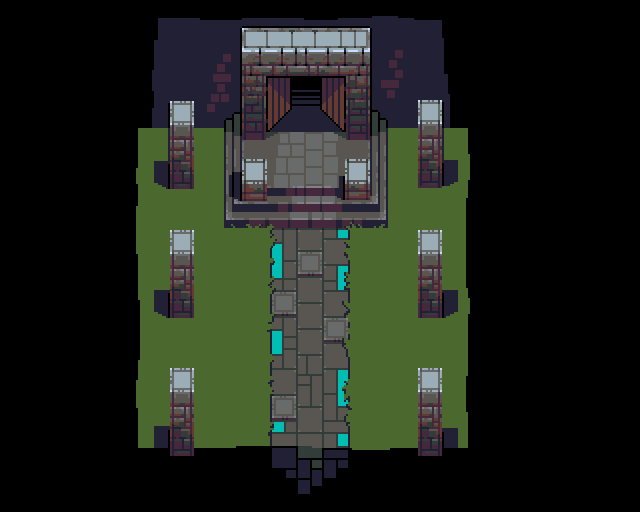

A level layout from a 2D game, rendered from its tile map. Below: a short description, then the map file with its tile-grid data intact:
An orthogonal 20x16 tile map with 32x32 px tiles, 1 tile layer (walls), 1 image layer and 35 objects (30x guff, 2x connection, light, actor, scene).

<map version="1.0" tiledversion="1.1.5" orientation="orthogonal" renderorder="right-down" width="20" height="16" tilewidth="32" tileheight="32" infinite="0" nextobjectid="55">
 <properties>
  <property name="isWind" value="true" />
  <property name="number" value="1" />
 </properties>
 <tileset firstgid="1" source="tower-tileset.tsx" />
 <layer name="walls" width="20" height="16">
  <data encoding="csv">
0,0,0,0,0,0,0,0,0,0,0,0,0,0,0,0,0,0,0,0,
0,0,0,0,0,0,0,0,0,0,0,0,0,0,0,0,0,0,0,0,
0,0,0,0,0,0,0,0,34,34,34,34,0,0,0,0,0,0,0,0,
0,0,0,34,34,34,34,34,34,34,34,34,34,34,34,34,0,0,0,0,
0,0,0,34,0,34,0,34,0,0,0,34,0,34,0,34,0,0,0,0,
0,0,0,34,0,34,0,34,0,0,0,34,0,34,0,34,0,0,0,0,
0,0,0,34,0,0,0,34,0,0,0,34,0,0,0,34,0,0,0,0,
0,0,0,34,0,34,0,0,0,0,0,0,0,34,0,34,0,0,0,0,
0,0,0,34,0,34,0,0,0,0,0,0,0,34,0,34,0,0,0,0,
0,0,0,34,0,34,0,0,0,0,0,0,0,34,0,34,0,0,0,0,
0,0,0,34,0,0,0,0,0,0,0,0,0,0,0,34,0,0,0,0,
0,0,0,34,0,34,0,0,0,0,0,0,0,34,0,34,0,0,0,0,
0,0,0,34,0,34,0,0,0,0,0,0,0,34,0,34,0,0,0,0,
0,0,0,34,0,34,0,0,0,0,0,0,0,34,0,34,0,0,0,0,
0,0,0,34,34,34,34,34,34,0,34,34,34,34,34,34,0,0,0,0,
0,0,0,0,0,0,0,0,34,34,34,0,0,0,0,0,0,0,0,0
</data>
 </layer>
 <imagelayer name="background">
  <image source="../entrance-concept.png" width="600" height="512" />
 </imagelayer>
 <objectgroup name="objects">
  <object id="2" name="200" type="connection" x="288" y="128" width="32" height="32">
   <properties>
    <property name="dir" value="down" />
    <property name="to" value="202" />
   </properties>
  </object>
  <object id="3" name="61" type="connection" x="288" y="448" width="32" height="32">
   <properties>
    <property name="dir" value="up" />
    <property name="to" value="00" />
   </properties>
  </object>
  <object id="9" type="light" x="96" y="0" width="448" height="512">
   <properties>
    <property name="a" value="1" />
    <property name="b" value="1" />
    <property name="g" value="1" />
    <property name="r" value="1" />
   </properties>
  </object>
  <object id="19" type="guff" x="192" y="192" width="32" height="32">
   <properties>
    <property name="image" value="entity/grass-1.png" />
   </properties>
  </object>
  <object id="21" type="guff" x="242" y="388" width="32" height="32">
   <properties>
    <property name="image" value="entity/grass-1.png" />
   </properties>
  </object>
  <object id="22" type="guff" x="384" y="224" width="32" height="32">
   <properties>
    <property name="image" value="entity/grass-2.png" />
   </properties>
  </object>
  <object id="23" type="guff" x="224" y="288" width="32" height="32">
   <properties>
    <property name="image" value="entity/grass-3.png" />
   </properties>
  </object>
  <object id="24" type="guff" x="160" y="320" width="32" height="32">
   <properties>
    <property name="image" value="entity/grass-2.png" />
   </properties>
  </object>
  <object id="25" type="guff" x="384" y="384" width="32" height="32">
   <properties>
    <property name="image" value="entity/grass-2.png" />
   </properties>
  </object>
  <object id="26" type="guff" x="448" y="320" width="32" height="32">
   <properties>
    <property name="image" value="entity/grass-2.png" />
   </properties>
  </object>
  <object id="27" type="guff" x="416" y="192" width="32" height="32">
   <properties>
    <property name="image" value="entity/grass-3.png" />
   </properties>
  </object>
  <object id="28" type="guff" x="352" y="416" width="32" height="32">
   <properties>
    <property name="image" value="entity/grass-3.png" />
   </properties>
  </object>
  <object id="29" type="guff" x="160" y="192" width="32" height="32">
   <properties>
    <property name="image" value="entity/grass-3.png" />
   </properties>
  </object>
  <object id="30" type="guff" x="352" y="256" width="32" height="32">
   <properties>
    <property name="image" value="entity/grass-4.png" />
   </properties>
  </object>
  <object id="31" type="guff" x="192" y="352" width="32" height="32">
   <properties>
    <property name="image" value="entity/grass-4.png" />
   </properties>
  </object>
  <object id="32" type="guff" x="192" y="256" width="32" height="32">
   <properties>
    <property name="image" value="entity/grass-4.png" />
   </properties>
  </object>
  <object id="33" type="guff" x="192" y="128" width="32" height="32">
   <properties>
    <property name="image" value="entity/grass-4.png" />
   </properties>
  </object>
  <object id="34" type="guff" x="384" y="160" width="32" height="32">
   <properties>
    <property name="image" value="entity/grass-4.png" />
   </properties>
  </object>
  <object id="35" type="guff" x="224" y="320" width="32" height="32">
   <properties>
    <property name="image" value="entity/dust-air.png" />
   </properties>
  </object>
  <object id="36" type="guff" x="352" y="224" width="32" height="32">
   <properties>
    <property name="image" value="entity/dust-air.png" />
   </properties>
  </object>
  <object id="37" type="guff" x="256" y="128" width="32" height="32">
   <properties>
    <property name="image" value="entity/dust-air.png" />
   </properties>
  </object>
  <object id="38" type="guff" x="352" y="192" width="32" height="32">
   <properties>
    <property name="image" value="entity/dust-air.png" />
   </properties>
  </object>
  <object id="40" type="guff" x="320" y="128" width="32" height="32">
   <properties>
    <property name="image" value="entity/dust-air-2.png" />
   </properties>
  </object>
  <object id="41" type="guff" x="256" y="192" width="32" height="32">
   <properties>
    <property name="image" value="entity/dust-air-2.png" />
   </properties>
  </object>
  <object id="42" type="guff" x="320" y="256" width="32" height="32">
   <properties>
    <property name="image" value="entity/dust-air-2.png" />
   </properties>
  </object>
  <object id="43" type="guff" x="256" y="320" width="32" height="32">
   <properties>
    <property name="image" value="entity/dust-air-2.png" />
   </properties>
  </object>
  <object id="44" type="guff" x="320" y="384" width="32" height="32">
   <properties>
    <property name="image" value="entity/dust-air-2.png" />
   </properties>
  </object>
  <object id="45" type="guff" x="384" y="320" width="32" height="32">
   <properties>
    <property name="image" value="entity/dust-air-2.png" />
   </properties>
  </object>
  <object id="46" type="guff" x="288" y="160" width="32" height="32">
   <properties>
    <property name="image" value="entity/dust-air-2.png" />
   </properties>
  </object>
  <object id="47" type="guff" x="195" y="285" width="32" height="32">
   <properties>
    <property name="image" value="entity/dust-air-2.png" />
   </properties>
  </object>
  <object id="48" type="guff" x="128" y="224" width="32" height="32">
   <properties>
    <property name="image" value="entity/dust-air-2.png" />
   </properties>
  </object>
  <object id="49" type="guff" x="128" y="384" width="32" height="32">
   <properties>
    <property name="image" value="entity/dust-air.png" />
   </properties>
  </object>
  <object id="50" type="guff" x="352" y="128" width="32" height="32">
   <properties>
    <property name="image" value="entity/dust-air-2.png" />
   </properties>
  </object>
  <object id="51" name="ant" type="actor" x="304" y="160" width="32" height="32">
   <properties>
    <property name="isHide" value="false" />
   </properties>
  </object>
  <object id="53" name="25" type="scene" x="256" y="128" width="96" height="96">
   <properties>
    <property name="switch" value="a" />
   </properties>
  </object>
 </objectgroup>
</map>
